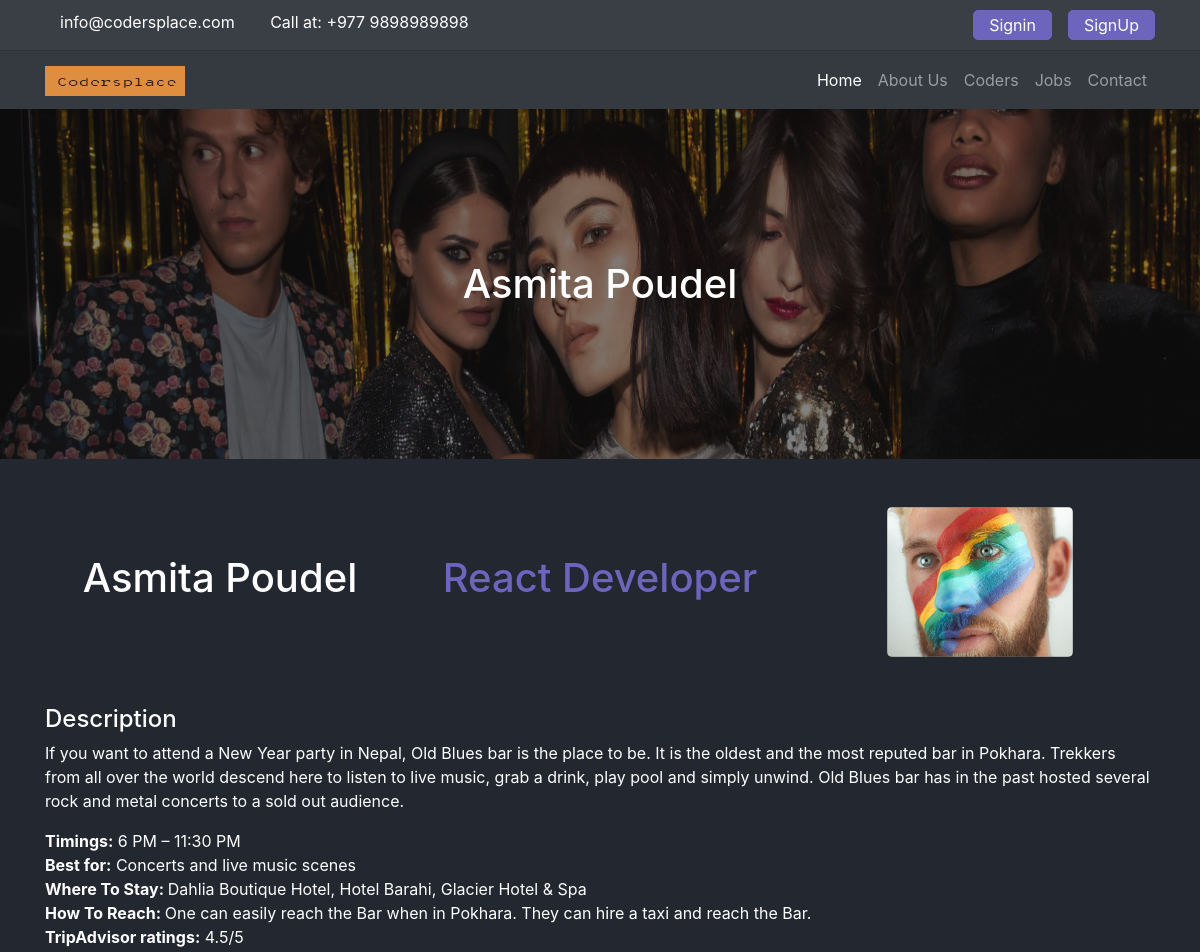
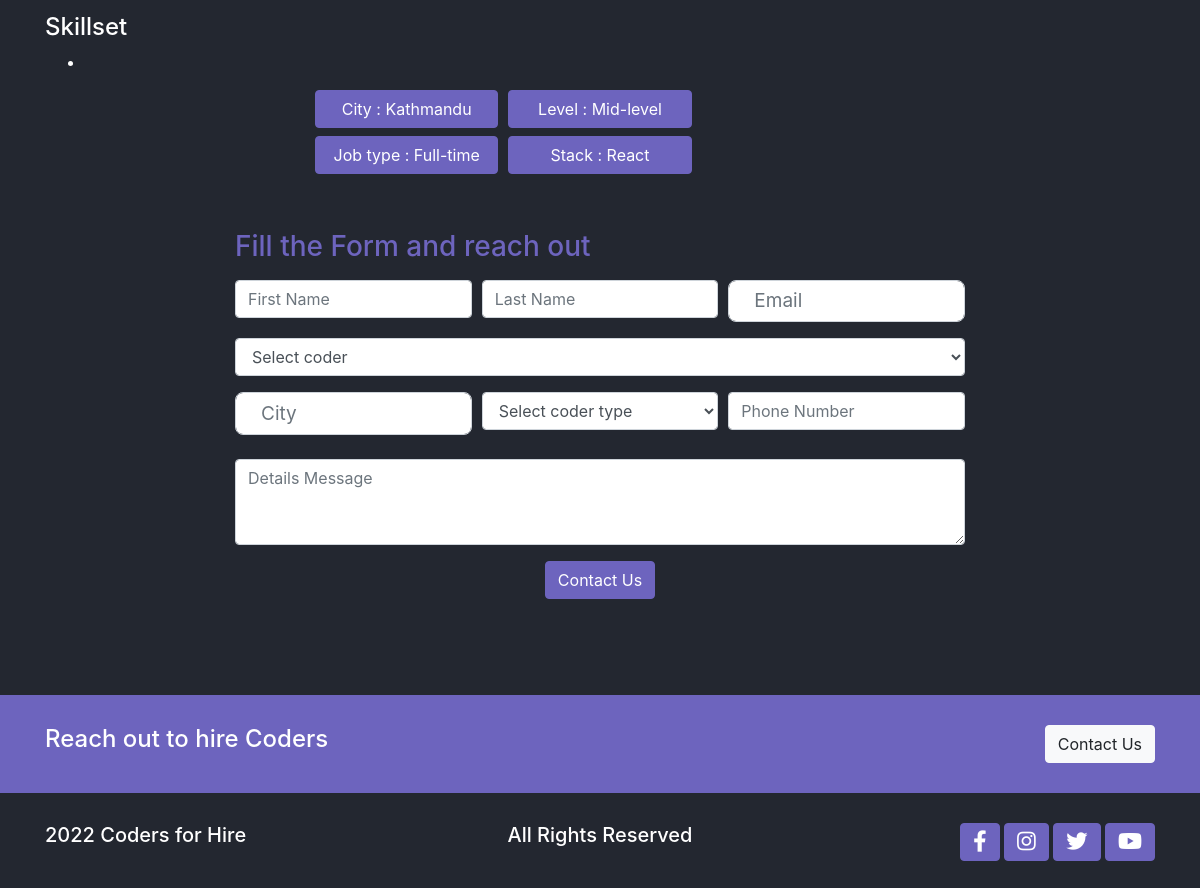
/coders/6/, run on the app's committed database (2 pictures, top to bottom).
### coders/models.py (models this page shows, shortened)
class Coder(models.Model):
    level_choices = (
        ('Fresher', 'Fresher'),
        ('Junior', 'Junior'),
        ('Mid-level', 'Mid-level'),
        ('Senior', 'Senior'),
    )
    job_choices = (
        ('Part-time', 'Part-time'),
        ('Full-time', 'Full-time'),
        ('Remote-work', 'Remote-work'),
        ('Internship', 'Internship'),
    )
    developer_choices = (
        ('.NET', '.NET'),
        ('React', 'React'),
        ('Nodejs', 'Nodejs'),
        ('PHP', 'PHP'),
        ('Laravel', 'Laravel'),
        ('Angular', 'Angular'),
        ('Django', 'Django'),
    )
    name = models.CharField(max_length=255)
    email = models.EmailField(null=True)
    photo = models.ImageField(upload_to='media/coders/')
    description = RichTextField()
    city = models.CharField(max_length=255)
    level_type = models.CharField(max_length=255, choices=level_choices)
    job_type = models.CharField(max_length=255, choices=job_choices)
    developer_type = models.CharField(
        max_length=255, choices=developer_choices)
    is_featured = models.BooleanField(default=False)
    created_date = models.DateTimeField(default=datetime.now, blank=True)
    skills = models.CharField(max_length=255, blank=True, null=True)

### coders/views.py (the view)
# urls.py: path('<int:id>/', views.coders_detail, name="coders_detail"),
def coders_detail(request, id):
    coder = get_object_or_404(Coder, pk=id)
    data = {
        'coder': coder,
    }
    return render(request, 'coders/coder_detail.html', data)

### templates/coders/coder_detail.html (shortened to what this page needs)
{% extends 'base.html' %} {% load static %} {% block content %}
<main class="single-page-coders">
	<div class="banner">
		<img
			src="{% static './assets/images/bg-banner.png' %}"
			alt=""
			class="img-fluid w-100"
		/>
		<h1 class="text-center">{{coder.name}}</h1>
	</div>
	<section class="head container mt-5 mb-5">
		<div class="row">
			<div class="col-md-4 d-flex justify-content-center align-items-center">
				<h1 class="text-center">{{coder.name}}</h1>
			</div>
			<div class="col-md-4 d-flex justify-content-center align-items-center">
				<h1 class="text-accent text-center">
					{{coder.developer_type}} Developer
				</h1>
			</div>
			<div class="col-md-4 d-flex justify-content-center align-items-center">
				<img src="{{coder.photo.url}}" class="img-fluid" alt="team-member" />
			</div>
		</div>
	</section>
	<section class="descritpion container">
		<h4>Description</h4>
		<p class="mt-2 mb-2">{{coder.description | safe }}</p>
	</section>
	<section class="descritpion container">
		<h4>Skillset</h4>
		<ul>
			<li>{% for skill in coder.skills.all %} {{skill}}, {% endfor %}</li>
		</ul>
	</section>
	<section class="container w-50">
		<div class="person-description mt-2">
			<button class="btn btn-accent">City : {{coder.city}}</button>
			<button class="btn btn-accent">Level : {{coder.level_type}}</button>
		</div>
		<div class="person-description mt-2">
			<button class="btn btn-accent">Job type : {{coder.job_type}}</button>
			<button class="btn btn-accent">Stack : {{coder.developer_type}}</button>
		</div>
	</section>
	<section class="coder-form container mt-5 mb-5">
		<div class="row">
			<form
				method="POST"
				action="{% url 'hirecoder' %}"
				class="col-md-8 offset-md-2"
			>
				<h3 class="pt-2 pb-2">Fill the Form and reach out</h3>
				<div class="form-row">
					<div class="form-group col-md-4">
						<input
							name="first_name"
							class="form-control"
							placeholder="First Name"
						/>
					</div>
					<div class="form-group col-md-4">
						<input
							name="last_name"
							class="form-control"
							placeholder="Last Name"
						/>
					</div>
					<div class="form-group col-md-4">
						{% if user.is_authenticated %}
						<input
							name="email"
							type="email"
							value="{{user.email}}"
							class="form-control"
							placeholder="Email"
						/>
						{% else %}
						<input
							name="email"
							type="email"
							class="form-control"
							placeholder="Email"
						/>
						{% endif %}
					</div>
				</div>
				<div class="form-group">
					<select name="coder_name" class="form-control">
						<option selected disabled hidden>Select coder</option>
					</select>
				</div>
				<div class="form-row">
					<div class="form-group col-md-4">
						<input
							name="city"
							type="text"
							class="form-control"
							placeholder="City"
						/>
					</div>
					<div class="form-group col-md-4">
						<select name="coder_developer_type" class="form-control">
							<option selected disabled hidden>Select coder type</option>
						</select>
					</div>
					<div class="form-group col-md-4">
						<input
							name="phone"
							type="number"
							class="form-control"
							placeholder="Phone Number"
						/>
					</div>
				</div>
				<div class="form-group pt-2">
					<textarea
						name="message"
						class="form-control"
						rows="3"
						placeholder="Details Message"
					></textarea>
				</div>
				<div class="text-center">
					<button type="submit" class="btn btn-accent">Contact Us</button>
				</div>
			</form>
		</div>
	</section>
</main>
{% endblock %}

### codersplace/static/css/base.css (style rules this page uses)
:root { --primary: #232730; --secondary: #3a3e45; --white: #888787; --accent: #6d64be; }
body { background-color: var(--primary); color: #fff; }
h2, h3 { color: var(--accent); }
.btn-accent { background-color: var(--accent); color: #fff; border-color: var(--accent); outline: none; }
.form-control[type='text'], [type='textarea'], [type='email'], [type='password'] { padding: 20px 25px; font-size: 19px; border-radius: 8px; }
textarea { padding: 20px 25px; font-size: 19px; border-radius: 8px; }
main { overflow: hidden; }

### codersplace/static/css/utils.css (style rules this page uses)
.text-accent { color: var(--accent); }
.banner { position: relative; }
.banner img { height: 350px; width: 100%; }
.banner h1 { position: absolute; top: 50%; left: 50%; transform: translate(-50%, -50%); }
.person-description { display: grid; grid-template-columns: 1fr 1fr 1fr; column-gap: 10px; }

### codersplace/static/css/style.css (style rules this page uses)
.single-page-coders .head img { height: 150px; border-radius: 5px; }

### data on the page
Coder: name "Asmita Poudel", developer_type "React", photo (picture), description "If you want to attend a New Year party in Nepal, Old Blues bar is the place to be. It is the oldest and the most reputed bar in Pokhara. Trekkers from all over the world descend here to listen to live music, grab a drink, play pool and simply unwind. Old Blues bar has in the past hosted several rock and metal concerts to a sold out audience. Timings: 6 PM – 11:30 PM Best for: Concerts and live music scenes Where To Stay: Dahlia Boutique Hotel, Hotel Barahi, Glacier Hotel & Spa How To Reach: One can easily reach the Bar when in Pokhara. They can hire a taxi and reach the Bar. TripAdvisor ratings: 4.5/5", city "Kathmandu", level_type "Mid-level", job_type "Full-time"
